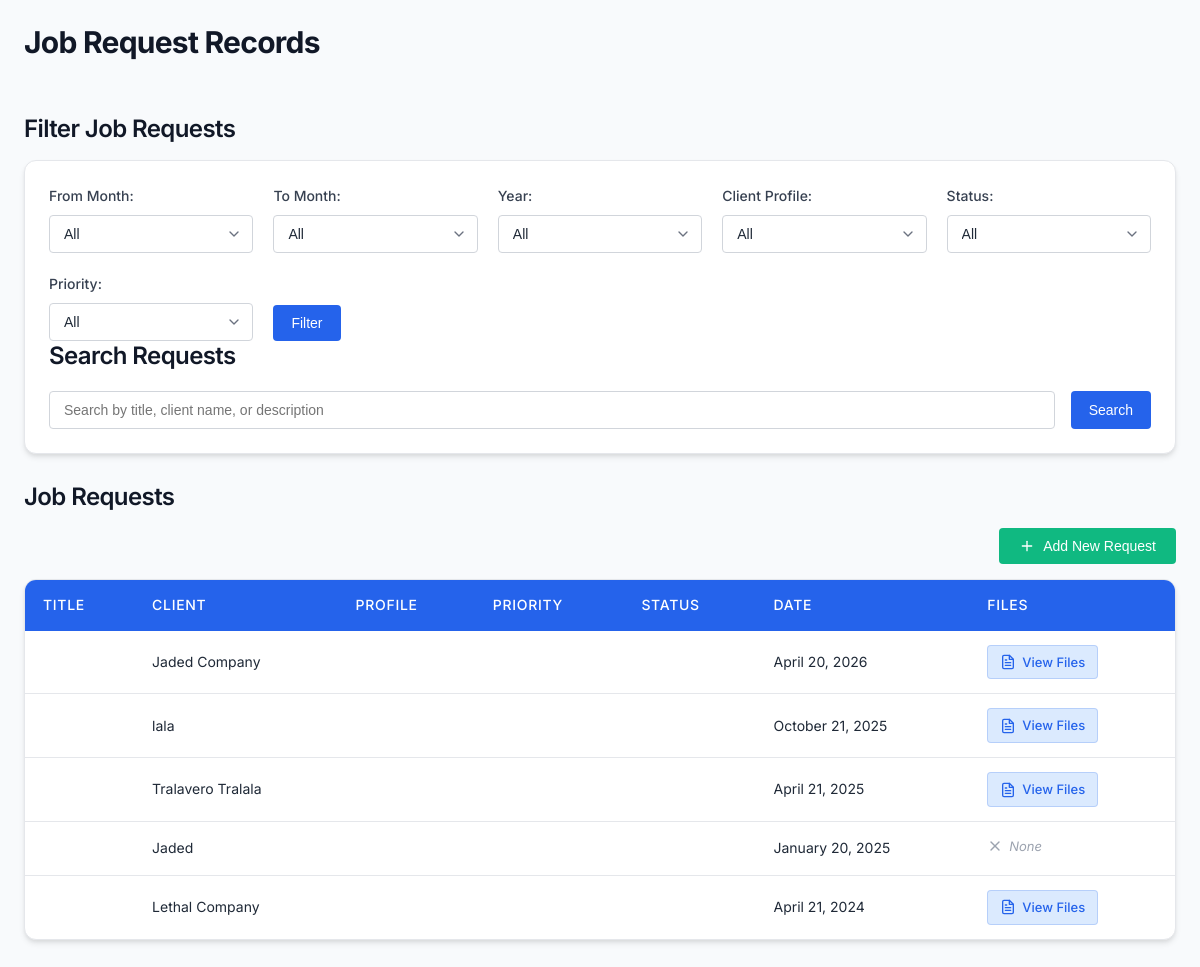
Before: /Job_Request/request.php with the older database file.
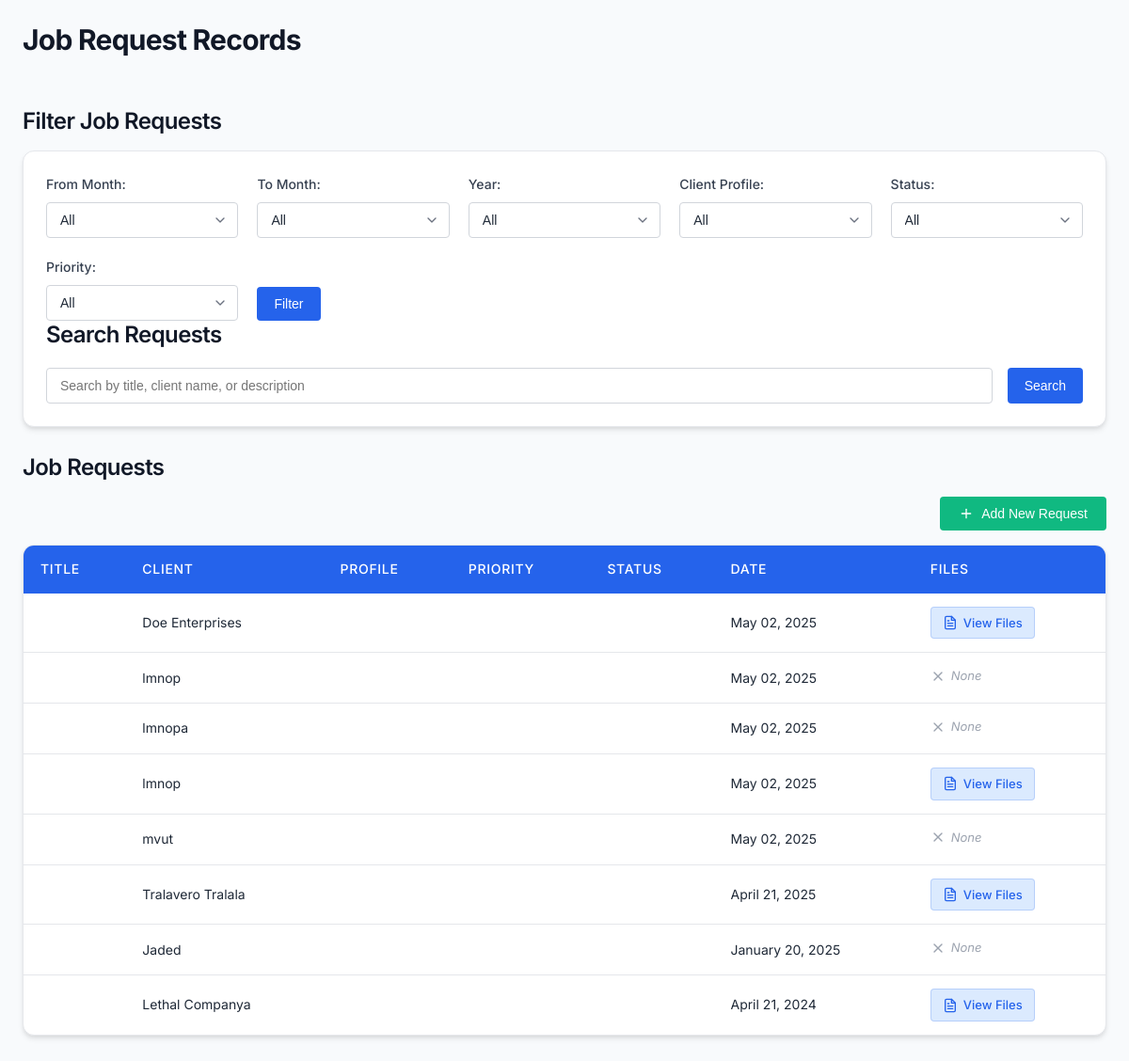
After: the same page with the newer database file.
### tables this page shows
CREATE TABLE `job_requests` (
  `id` int(11) NOT NULL,
  `personal_name` varchar(255) NOT NULL,
  `request_date` date NOT NULL,
  `client_name` varchar(100) NOT NULL,
  `address` varchar(255) NOT NULL,
  `gender` varchar(50) NOT NULL,
  `gender_optional` varchar(255) DEFAULT NULL,
  `age` int(11) NOT NULL,
  `designation` varchar(50) NOT NULL,
  `designation_other` varchar(255) DEFAULT NULL,
  `company` varchar(255) NOT NULL,
  `service_requested` text NOT NULL,
  `contact_number` varchar(20) NOT NULL,
  `equipment` text DEFAULT NULL,
  `hand_tools_other` varchar(255) DEFAULT NULL,
  `equipment_other` varchar(255) DEFAULT NULL,
  `consultation_mode` varchar(50) DEFAULT NULL,
  `consultation_schedule` varchar(255) DEFAULT NULL,
  `equipment_schedule` datetime DEFAULT NULL,
  `work_description` text NOT NULL,
  `personnel_name` varchar(255) DEFAULT NULL,
  `personnel_date` date DEFAULT NULL,
  `reference_file` varchar(255) DEFAULT NULL,
  `created_at` timestamp NOT NULL DEFAULT current_timestamp(),
  `updated_at` timestamp NOT NULL DEFAULT current_timestamp() ON UPDATE current_timestamp()
);

### Job_Request/request.php (the view, shortened to what this page needs)
<?php
$conn = new mysqli('localhost', 'root', '', 'fablab_db');
$sql = "SELECT * FROM job_requests ORDER BY request_date DESC";
$result = $conn->query($sql);
$jobRequests = [];
if ($result->num_rows > 0) {
    while ($row = $result->fetch_assoc()) {
        $jobRequests[] = $row;
    }
}
?>
<!DOCTYPE html>
<html lang="en">
<head>
</head>
<body>
    <div class="container">
        <h1>Job Request Records</h1>
        <h2>Filter Job Requests</h2>
        <div class="filter-section">
            <form method="GET" class="filter-grid">
                <div>
                    <label>From Month:</label>
                    <select name="from_month">
                        <option value="">All</option>
                    </select>
                </div>
                <div>
                    <label>To Month:</label>
                    <select name="to_month">
                        <option value="">All</option>
                    </select>
                </div>
                <div>
                    <label>Year:</label>
                    <select name="year">
                        <option value="">All</option>
                    </select>
                </div>
                <div>
                    <label>Client Profile:</label>
                    <select name="client_profile">
                        <option value="">All</option>
                    </select>
                </div>
                <div>
                    <label>Status:</label>
                    <select name="status">
                        <option value="">All</option>
                    </select>
                </div>
                <div>
                    <label>Priority:</label>
                    <select name="priority">
                        <option value="">All</option>
                    </select>
                </div>
                <div>
                    <button type="submit">Filter</button>
                </div>
            </form>
            <h2>Search Requests</h2>
            <form method="GET" class="search-form">
                <input type="text" name="search_term" placeholder="Search by title, client name, or description" style="flex-grow: 1;">
                <button type="submit">Search</button>
            </form>
        </div>
        <h2>Job Requests</h2>
        <button id="openFormBtn" style="margin-bottom: 15px; float: right;">Add New Request</button>
        <table>
            <thead>
                <tr>
                    <th>Title</th>
                    <th>Client</th>
                    <th>Profile</th>
                    <th>Priority</th>
                    <th>Status</th>
                    <th>Date</th>
                    <th>Files</th>
                </tr>
            </thead>
            <tbody>
            <?php
                foreach ($jobRequests as $request) {
                    $requestDate = date("F d, Y", strtotime($request['request_date']));
                    $priorityClass = strtolower($request['priority']);
                    $statusClass = strtolower(str_replace(' ', '-', $request['status']));
                    echo "<tr data-id='{$request['id']}'>";
                    echo "<td>{$request['request_title']}</td>";
                    echo "<td>{$request['client_name']}</td>";
                    echo "<td>{$request['client_profile']}</td>";
                    echo "<td><span class='priority-badge priority-{$priorityClass}'>{$request['priority']}</span></td>";
                    echo "<td><span class='status-badge status-{$statusClass}'>{$request['status']}</span></td>";
                    echo "<td>{$requestDate}</td>";
                    echo "<td>";
                    if (!empty($request['reference_file'])) {
                        echo "<a href='requests/{$request['reference_file']}' class='file-link' target='_blank'>View Files</a>";
                    } else {
                        echo "<span class='no-file'>None</span>";
                    }
                    echo "</td>";
                    echo "</tr>";
                }
?>
            </tbody>
        </table>
    </div>
</body>
</html>

Changed rows visible on the page:
removed job_requests: client_name "Jaded Company", request_date "April 20, 2026"
removed job_requests: client_name "lala", request_date "October 21, 2025"
added job_requests: client_name "Doe Enterprises", request_date "May 02, 2025"
added job_requests: client_name "lmnop", request_date "May 02, 2025", reference_file "None"
added job_requests: client_name "lmnopa", request_date "May 02, 2025", reference_file "None"
added job_requests: client_name "lmnop", request_date "May 02, 2025"
added job_requests: client_name "mvut", request_date "May 02, 2025", reference_file "None"
changed job_requests: client_name "Lethal Company" → "Lethal Companya"
